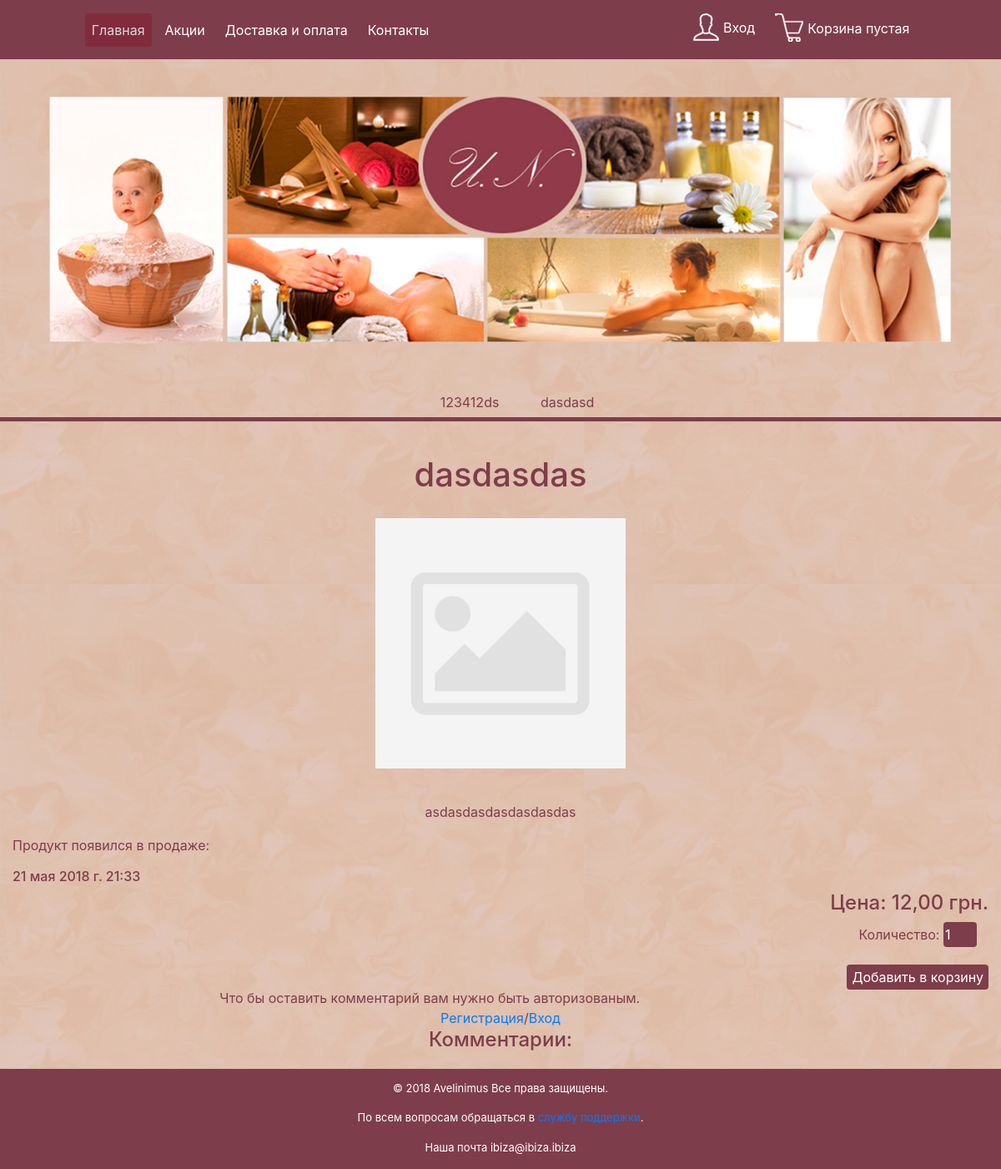
/ru/product/dasdasdas/, run on the app's committed database.
### ru/models.py (models this page shows, shortened)
class Category(models.Model):
    class Meta:
        ordering = ['name']
        verbose_name = 'Категория'
        verbose_name_plural = 'Категории'
    name = models.CharField(max_length=100, db_index=True, verbose_name="Категория")
    slug = models.SlugField(max_length=200, db_index=True,
                            unique=True, help_text='Нужно использовать для создания "хороших" URL-ов')
    available = models.BooleanField(default=True, verbose_name="Отображать")
    def get_absolute_url(self):
        return reverse('ru:category_detail', args={self.slug})

class Products(models.Model):
    class Meta:
        ordering = ['name']
        index_together = [
            ['id', 'slug']
        ]
        verbose_name = 'Продукт'
        verbose_name_plural = 'Продукты'
    name = models.CharField(max_length=50, db_index=True, verbose_name="Название продукта")
    slug = models.SlugField(max_length=200, db_index=True,
                            unique=True, help_text='Нужно использовать для создания "хороших" URL-ов')
    category = models.ForeignKey(Category, db_index=True, on_delete=models.CASCADE, related_name="rel_category",
                                 verbose_name="Категория продукта")
    image = models.ImageField(upload_to='products/img/%Y/%m/%d/', blank=True,
                              verbose_name="Картинка для новостей (300 x 300)")
    price = models.DecimalField(max_digits=10, decimal_places=2, verbose_name="Цена(грн)")
    short_description = models.TextField(max_length=200, blank=True, verbose_name="Короткое описание в листе(150)")
    description = RichTextUploadingField(blank=True, verbose_name="Детальное описание")
    created = models.DateTimeField(auto_now_add=True, verbose_name='Создан')
    available = models.BooleanField(default=True, verbose_name="Отображать")
    discount = models.IntegerField(validators=[MinValueValidator(0), MaxValueValidator(100)], default=0,
                                   verbose_name='Скидка (в процентах)')

### ru/views.py (the view)
# urls.py: url(r'^product/(?P<slug>[\w-]+)/$', views.product_detail_view, name='product_detail'),
def product_detail_view(request, slug):
    category_list = Category.objects.all()
    products_list = Products.objects.all()
    comments_list = Comments.objects.all()
    cart_product_form = CartAddProductForm()
    product = get_object_or_404(Products, slug=slug, available=True)
    comment_product_form = CommentCreateForm(initial={})
    return render(request, 'ru/product_detail.html', {
        'category_list': category_list,
        'products_list': products_list,
        'product': product,
        'comments_list': comments_list,
        'cart_product_form': cart_product_form,
        'comment_product_form': comment_product_form
        })

### ru/forms.py
class CartAddProductForm(forms.Form):
    quantity = forms.IntegerField(validators=[MinValueValidator(0), MaxValueValidator(100)], initial='1',
                                  label='Количество')
    update = forms.BooleanField(required=False, initial=False, widget=forms.HiddenInput)

class CommentCreateForm(forms.ModelForm):
    class Meta:
        model = Comments
        fields = ['title', 'comments_text']
        widgets = {
            'author': HiddenInput,
        }

### ru/cart.py (called while the page is built)
    def __len__(self):
        return sum(item['quantity'] for item in self.cart.values())

### ru/context_processors.py (called while the page is built)
def cart(request):
    return {'cart': Cart(request)}

### templates/ru/product_detail.html (shortened to what this page needs)
{% extends 'ru/base.html' %}
    {% load static %}
    {% block content %}
        <div class="col-12"  style="margin-bottom: 20px ;color: #7E3D4A">
            <h1  align="center">{{ product.name }}</h1>
            <img src="{% if product.image %}{{ product.image.url }}{% else %}{% static "ru/images/no_image.png"%}{% endif %}" width="300" height="300"  class=" block" style="margin: auto; padding-top: 20px">
            <div class="text" align="center">{% autoescape off %}{{ product.description }}{% endautoescape %}</div>
            <p style="text-align: left">Продукт появился в продаже:</p> <h6 style="color: #7E3D4A;text-align: left">{{ product.created }}</h6>
            {% if product.discount > 0  %}
                <h4 style="text-align: right">Цена без акции: {{ product.price }} грн.</h4>
                <h4 style="text-align: right">Цена по акции: {{ product.get_discount }} грн.</h4>
                <h4 style="text-align: right">Акция на продукт в: {{ product.discount }}%</h4>
            {% else %}
                <h4 style="text-align: right">Цена: {{ product.price }} грн.</h4>
            {% endif %}
            <div align="center" class="add_cart_form">
                <form action="{% url "ru:cart_add" product.id %}" method="post" class="add_cart_form">
                    {{ cart_product_form.as_p }}
                    <input type="submit" value="Добавить в корзину">
                </form>
            </div>
        {% if user.is_active %}
            <div class="add_comment_form" align="center">
                <form action="{% url "ru:comment_add" product.id %}" method="post" class="add_comment_form">
                    {% csrf_token %}
                    {{ comment_product_form.as_p }}
                    <input type="submit" value="Send comment" />
                </form>
            </div>
        {% else %}
            <p align="center" style="margin: auto;padding-top: 79px">Что бы оставить комментарий вам нужно быть авторизованым.</p>
            <p align="center" style="margin: auto"><a href="{% url 'account_signup' %}"> Регистрация</a>/<a href="{% url 'account_login' %}">Вход</a></p>
        {% endif %}
        <div>
            <h4 style="color: #7e3d4a; margin: auto;width: 100%" align="center">Комментарии:</h4>
        </div>
        </div>
    {% endblock %}

### templates/ru/base.html (shortened to what this page needs)
<!DOCTYPE html>
<html lang="en">
<head>
    {% load static %}
    {% load account %}
    <link rel="stylesheet" href = "{% static 'css/styles.css' %}">
    <link rel="stylesheet" href = "{% static 'css/bootstrap_menu.css' %}">
    <link rel="stylesheet" href="https://maxcdn.bootstrapcdn.com/bootstrap/4.0.0/css/bootstrap.min.css">
</head>
<body>
<div class='container-fluid container-fluid-reformat'>
    <div class="row block_01">
        <nav class="navbar navbar-expand-lg custom-toggler" style="width: 100%;">
            <div class="collapse navbar-collapse" id="navbarSupportedContent" align="center" style="margin: 0 7% 0 7%">
                {% block top_menu %}
                    <div class="top-menu">
                        <ul class="navbar-nav mr-auto">
                            <li class="nav-item active">
                                 <a class="nav-link" href="{% url 'ru:category_list' %}">Главная</a>
                            </li>
                            <li class="nav-item">
                                 <a class="nav-link" href="{% url 'ru:shares_list' %}">Акции</a>
                            </li>
                            <li class="nav-item">
                                <a class="nav-link" href="{% url "ru:payment" %}">Доставка и оплата</a>
                            </li>
                            <li class="nav-item">
                                <a class="nav-link" href="{% url "ru:contact" %}">Контакты</a>
                            </li>
                        </ul>
                    </div>
                {% endblock %}
                <div class="top-menu" style="margin: 0 0 0 auto;">
                    <ul class="navbar-nav mr-auto">
                        {% if not user.is_active %}
                            <li class="nav-item">
                                <a class="nav-link" href="{% url 'account_login' %}"><img src="{% static 'ru/images/login.png' %}" style="margin-right: 5px;margin-bottom: 5px">Вход</a>
                            </li>
                        {% else %}
                            <li class="nav-item">
                                <a class="nav-link" href="{% url 'ru:my_room' %}"><img src="{% static 'ru/images/login.png' %}" style="margin-right: 5px;margin-bottom: 5px">Моя комната</a>
                            </li>
                        {% endif %}
                        <li class="nav-item">
                            <a class="nav-link" href="{% url 'ru:cart_detail' %}"><img src="{% static 'ru/images/card.png' %}" style="margin-right: 5px; margin-bottom: 5px">Корзина
                            {% with total_items=cart|length %}
                                {% if cart|length > 0 %}
                                    на {{ cart.get_total_price_with_discount }} грн.
                                {% else %}
                                    пустая
                                {% endif %}
                            {% endwith %}
                            </a>
                        </li>
                    </ul>
                </div>
            </div>
        </nav>
    </div>
    <div class="row block_02">
        <div class="col-12"><a href="{% url "ru:category_list" %}"><img src="{% static 'ru/images/main_img.png' %}" align="center"></a>
        </div>
        <div class="col-12 categories" style="padding-top: 15px;">
            <ul>
                {% for category in category_list %}
                    {% if category.available %}
                        {% if category.rel_category.count %}
                            <li>
                                <a href="{{ category.get_absolute_url }}">{{ category.name }}</a>
                            </li>
                        {% endif %}
                    {% endif %}
                {% endfor %}
            </ul>
        </div>
    </div>
    <div class="row block_03" style="padding-top: 40px">
        {% block content %}
        {% endblock %}
    </div>
    <div class="row block_04">
        <div class="col-12 footer_reformat" style="color: white">
            <p style="text-align: center;color: white">© 2018 Avelinimus Все права защищены.</p>
            <p style="text-align: center;color: white">По всем вопросам обращаться в<a href="{% url 'ru:support' %}"> службу поддержки</a>.</p>
            <p style="text-align: center;color: white">Наша почта ibiza@ibiza.ibiza</p>
      </div>
    </div>
</body>
</html>

### ru/static/css/styles.css (style rules this page uses)
body { margin: 0; padding: 0; word-wrap: break-word; white-space: normal; background: #e2c9c3 url(/static/ru/images/background_beige.jpg); }
h1 { text-align: center; width: 100%; }
p { color: #7e3d4a; text-align: center; width: 100%; }
form { margin: auto; float: left; }
input { background-color: #7e3d4a; border-color: #7e3d4a; color: white; border-radius: 4px; border-style: solid none; cursor: pointer; }
.block_01 { background-color: #7e3d4a; }
.block_02 { border-bottom: solid 5px #7e3d4a; background: rgba(215, 181, 169, 0.7); }
.block_02 img { display: block; margin: 0 auto; padding: 40px; max-width: 100%; height: auto; width: auto\9; }
.block_03 { min-height: 600px; background: rgba(215, 181, 169, 0.7); }
.block_04 { background-color: #7E3D4A; }
.categories ul { text-align: center; margin-bottom: 0.5%; }
.categories li { list-style:none; display:inline-block; margin: auto 2%; }
.categories a { color: #7e3d4a; }
.top-menu li { height: auto; top: 5px; padding: 0; }
.block { display: block; max-width:100%; height: auto; }
.text p { text-align: center; max-width: 800px; width: 100%; margin-top: 40px; }
.footer_reformat { color: white; margin-top: 14px; font-size: 13px; }
#id_quantity { width: 40px; }
.add_cart_form { float: right; }

### data on the page
Category: name "123412ds"
Category: name "dasdasd"
Products: name "dasdasdas", description "asdasdasdasdasdasdas", created "21 мая 2018 г. 21:33", price "12,00"
